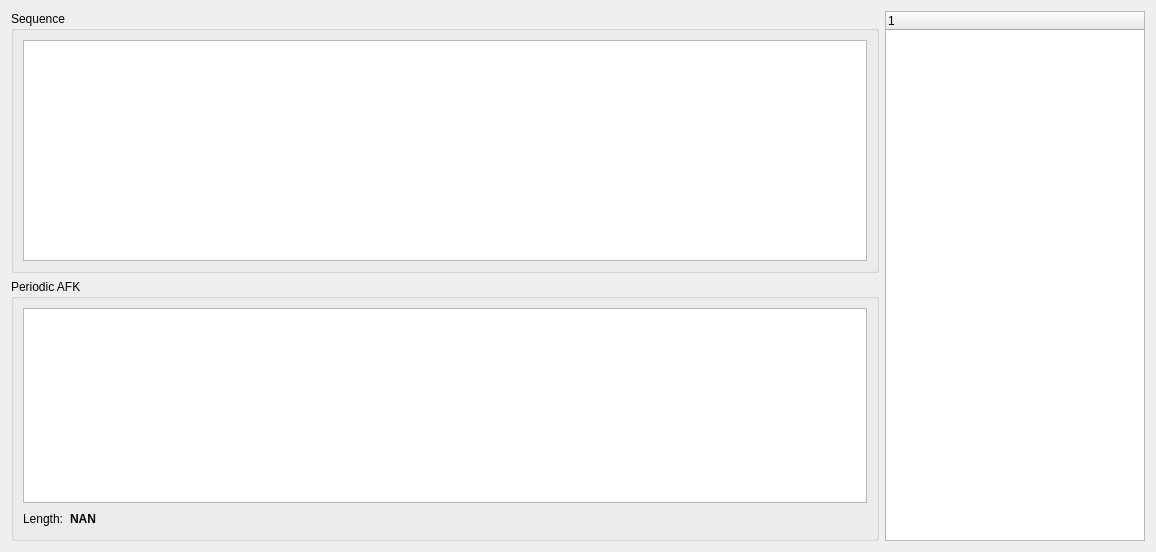
<?xml version="1.0" encoding="UTF-8"?>
<ui version="4.0">
 <class>Dialog_Analyse</class>
 <widget class="QDialog" name="Dialog_Analyse">
  <property name="geometry">
   <rect>
    <x>0</x>
    <y>0</y>
    <width>1156</width>
    <height>552</height>
   </rect>
  </property>
  <property name="windowTitle">
   <string>RoCoS 2 - Analyse</string>
  </property>
  <layout class="QGridLayout" name="gridLayout">
   <item row="0" column="0">
    <widget class="QGroupBox" name="groupBox">
     <property name="title">
      <string>Sequence</string>
     </property>
     <layout class="QGridLayout" name="gridLayout_2">
      <item row="0" column="0">
       <widget class="QGraphicsView" name="graphicsView_sequence"/>
      </item>
     </layout>
    </widget>
   </item>
   <item row="1" column="0">
    <widget class="QGroupBox" name="groupBox_2">
     <property name="title">
      <string>Periodic AFK</string>
     </property>
     <layout class="QGridLayout" name="gridLayout_3">
      <item row="2" column="0">
       <widget class="QLabel" name="label">
        <property name="text">
         <string>Length:</string>
        </property>
       </widget>
      </item>
      <item row="2" column="1">
       <widget class="QLabel" name="label_length">
        <property name="font">
         <font>
          <weight>75</weight>
          <bold>true</bold>
         </font>
        </property>
        <property name="text">
         <string>NAN</string>
        </property>
       </widget>
      </item>
      <item row="2" column="2">
       <spacer name="horizontalSpacer">
        <property name="orientation">
         <enum>Qt::Horizontal</enum>
        </property>
        <property name="sizeHint" stdset="0">
         <size>
          <width>40</width>
          <height>20</height>
         </size>
        </property>
       </spacer>
      </item>
      <item row="1" column="0" colspan="3">
       <widget class="QGraphicsView" name="graphicsView_periodicAFK"/>
      </item>
     </layout>
    </widget>
   </item>
   <item row="0" column="1" rowspan="2">
    <widget class="QTreeWidget" name="treeWidget">
     <property name="sizePolicy">
      <sizepolicy hsizetype="Minimum" vsizetype="Expanding">
       <horstretch>0</horstretch>
       <verstretch>0</verstretch>
      </sizepolicy>
     </property>
     <property name="minimumSize">
      <size>
       <width>260</width>
       <height>0</height>
      </size>
     </property>
     <column>
      <property name="text">
       <string notr="true">1</string>
      </property>
     </column>
    </widget>
   </item>
  </layout>
 </widget>
 <resources/>
 <connections/>
</ui>
